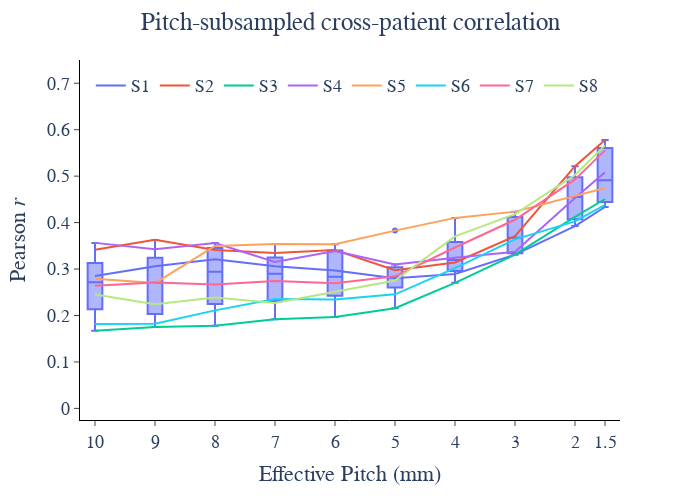

The notebook cell this image was saved under:
### Code cell
fig = px.line(mean_pitch_corr_df, x='Pitch', y="Correlation", color='Patient', width=700, height=500)
fig.add_traces(px.box(mean_pitch_corr_df, x='Pitch', y="Correlation").data)

fig.update_layout(
    plot_bgcolor='white',
    legend=dict(
        orientation='h',
        yanchor='top',
        y=0.98,
        xanchor='left',
        x=0.02,
        title_text=''
    ),
    title_text=f'Pitch-subsampled cross-patient correlation',
    title_x=0.5,
    font=dict(size=18, family='Arial'),
)
fig.update_xaxes(
    title='Effective Pitch (mm)',
    mirror=False,
    ticks='outside',
    showline=True,
    linecolor='black',
    showgrid=False,
    autorange='reversed',
    tickvals=pitch_list,
)
fig.update_yaxes(
    title='Pearson <i>r</i>',
    mirror=False,
    ticks='outside',
    showline=True,
    linecolor='black',
    showgrid=False,
    range=[-0.025, 0.75]
)

fig.show()

### Figure 1 — Plotly figure (JSON) as saved in the notebook; plotly's stock layout.template omitted (floating-point values rounded to 4 significant figures)
{"data": [{"hovertemplate": "Patient=S1<br>Pitch=%{x}<br>Correlation=%{y}<extra></extra>", "legendgroup": "S1", "line": {"color": "#636efa", "dash": "solid"}, "marker": {"symbol": "circle"}, "mode": "lines", "name": "S1", "orientation": "v", "showlegend": true, "type": "scatter", "x": [1.5, 2, 3, 4, 5, 6, 7, 8, 9, 10], "xaxis": "x", "y": [0.4336, 0.3926, 0.3311, 0.2895, 0.2801, 0.297, 0.3058, 0.3211, 0.3062, 0.2848], "yaxis": "y"}, {"hovertemplate": "Patient=S2<br>Pitch=%{x}<br>Correlation=%{y}<extra></extra>", "legendgroup": "S2", "line": {"color": "#EF553B", "dash": "solid"}, "marker": {"symbol": "circle"}, "mode": "lines", "name": "S2", "orientation": "v", "showlegend": true, "type": "scatter", "x": [1.5, 2, 3, 4, 5, 6, 7, 8, 9, 10], "xaxis": "x", "y": [0.5779, 0.5215, 0.3705, 0.314, 0.2974, 0.3408, 0.3346, 0.341, 0.3628, 0.3415], "yaxis": "y"}, {"hovertemplate": "Patient=S3<br>Pitch=%{x}<br>Correlation=%{y}<extra></extra>", "legendgroup": "S3", "line": {"color": "#00cc96", "dash": "solid"}, "marker": {"symbol": "circle"}, "mode": "lines", "name": "S3", "orientation": "v", "showlegend": true, "type": "scatter", "x": [1.5, 2, 3, 4, 5, 6, 7, 8, 9, 10], "xaxis": "x", "y": [0.4508, 0.4124, 0.3309, 0.2702, 0.2156, 0.1969, 0.192, 0.1778, 0.175, 0.1673], "yaxis": "y"}, {"hovertemplate": "Patient=S4<br>Pitch=%{x}<br>Correlation=%{y}<extra></extra>", "legendgroup": "S4", "line": {"color": "#ab63fa", "dash": "solid"}, "marker": {"symbol": "circle"}, "mode": "lines", "name": "S4", "orientation": "v", "showlegend": true, "type": "scatter", "x": [1.5, 2, 3, 4, 5, 6, 7, 8, 9, 10], "xaxis": "x", "y": [0.5082, 0.4528, 0.3372, 0.3245, 0.3098, 0.3385, 0.3151, 0.3561, 0.3424, 0.3563], "yaxis": "y"}, {"hovertemplate": "Patient=S5<br>Pitch=%{x}<br>Correlation=%{y}<extra></extra>", "legendgroup": "S5", "line": {"color": "#FFA15A", "dash": "solid"}, "marker": {"symbol": "circle"}, "mode": "lines", "name": "S5", "orientation": "v", "showlegend": true, "type": "scatter", "x": [1.5, 2, 3, 4, 5, 6, 7, 8, 9, 10], "xaxis": "x", "y": [0.4743, 0.4569, 0.4236, 0.4101, 0.3827, 0.3533, 0.3537, 0.3498, 0.2697, 0.279], "yaxis": "y"}, {"hovertemplate": "Patient=S6<br>Pitch=%{x}<br>Correlation=%{y}<extra></extra>", "legendgroup": "S6", "line": {"color": "#19d3f3", "dash": "solid"}, "marker": {"symbol": "circle"}, "mode": "lines", "name": "S6", "orientation": "v", "showlegend": true, "type": "scatter", "x": [1.5, 2, 3, 4, 5, 6, 7, 8, 9, 10], "xaxis": "x", "y": [0.4381, 0.4025, 0.3638, 0.302, 0.2456, 0.2346, 0.2356, 0.211, 0.1824, 0.1817], "yaxis": "y"}, {"hovertemplate": "Patient=S7<br>Pitch=%{x}<br>Correlation=%{y}<extra></extra>", "legendgroup": "S7", "line": {"color": "#FF6692", "dash": "solid"}, "marker": {"symbol": "circle"}, "mode": "lines", "name": "S7", "orientation": "v", "showlegend": true, "type": "scatter", "x": [1.5, 2, 3, 4, 5, 6, 7, 8, 9, 10], "xaxis": "x", "y": [0.5554, 0.4929, 0.406, 0.3464, 0.2843, 0.2693, 0.2744, 0.2668, 0.2709, 0.2642], "yaxis": "y"}, {"hovertemplate": "Patient=S8<br>Pitch=%{x}<br>Correlation=%{y}<extra></extra>", "legendgroup": "S8", "line": {"color": "#B6E880", "dash": "solid"}, "marker": {"symbol": "circle"}, "mode": "lines", "name": "S8", "orientation": "v", "showlegend": true, "type": "scatter", "x": [1.5, 2, 3, 4, 5, 6, 7, 8, 9, 10], "xaxis": "x", "y": [0.5662, 0.5023, 0.4183, 0.3703, 0.2751, 0.2503, 0.2269, 0.2387, 0.224, 0.2454], "yaxis": "y"}, {"alignmentgroup": "True", "hovertemplate": "Pitch=%{x}<br>Correlation=%{y}<extra></extra>", "legendgroup": "", "marker": {"color": "#636efa"}, "name": "", "notched": false, "offsetgroup": "", "orientation": "v", "showlegend": false, "type": "box", "x": [1.5, 2, 3, 4, 5, 6, 7, 8, 9, 10, 1.5, 2, 3, 4, 5, 6, 7, 8, 9, 10, 1.5, 2, 3, 4, 5, 6, 7, 8, 9, 10, 1.5, 2, 3, 4, 5, 6, 7, 8, 9, 10, 1.5, 2, 3, 4, 5, 6, 7, 8, 9, 10, 1.5, 2, 3, 4, 5, 6, 7, 8, 9, 10, 1.5, 2, 3, 4, 5, 6, 7, 8, 9, 10, 1.5, 2, 3, 4, 5, 6, 7, 8, 9, 10], "x0": " ", "xaxis": "x", "y": [0.4336, 0.3926, 0.3311, 0.2895, 0.2801, 0.297, 0.3058, 0.3211, 0.3062, 0.2848, 0.5779, 0.5215, 0.3705, 0.314, 0.2974, 0.3408, 0.3346, 0.341, 0.3628, 0.3415, 0.4508, 0.4124, 0.3309, 0.2702, 0.2156, 0.1969, 0.192, 0.1778, 0.175, 0.1673, 0.5082, 0.4528, 0.3372, 0.3245, 0.3098, 0.3385, 0.3151, 0.3561, 0.3424, 0.3563, 0.4743, 0.4569, 0.4236, 0.4101, 0.3827, 0.3533, 0.3537, 0.3498, 0.2697, 0.279, 0.4381, 0.4025, 0.3638, 0.302, 0.2456, 0.2346, 0.2356, 0.211, 0.1824, 0.1817, 0.5554, 0.4929, 0.406, 0.3464, 0.2843, 0.2693, 0.2744, 0.2668, 0.2709, 0.2642, 0.5662, 0.5023, 0.4183, 0.3703, 0.2751, 0.2503, 0.2269, 0.2387, 0.224, 0.2454], "y0": " ", "yaxis": "y"}], "layout": {"font": {"family": "Arial", "size": 18}, "height": 500, "legend": {"orientation": "h", "title": {"text": ""}, "tracegroupgap": 0, "x": 0.02, "xanchor": "left", "y": 0.98, "yanchor": "top"}, "margin": {"t": 60}, "plot_bgcolor": "white", "title": {"text": "Pitch-subsampled cross-patient correlation", "x": 0.5}, "width": 700, "xaxis": {"anchor": "y", "autorange": "reversed", "domain": [0, 1], "linecolor": "black", "mirror": false, "showgrid": false, "showline": true, "ticks": "outside", "tickvals": [10, 9, 8, 7, 6, 5, 4, 3, 2, 1.5], "title": {"text": "Effective Pitch (mm)"}}, "yaxis": {"anchor": "x", "domain": [0, 1], "linecolor": "black", "mirror": false, "range": [-0.025, 0.75], "showgrid": false, "showline": true, "ticks": "outside", "title": {"text": "Pearson <i>r</i>"}}}}
